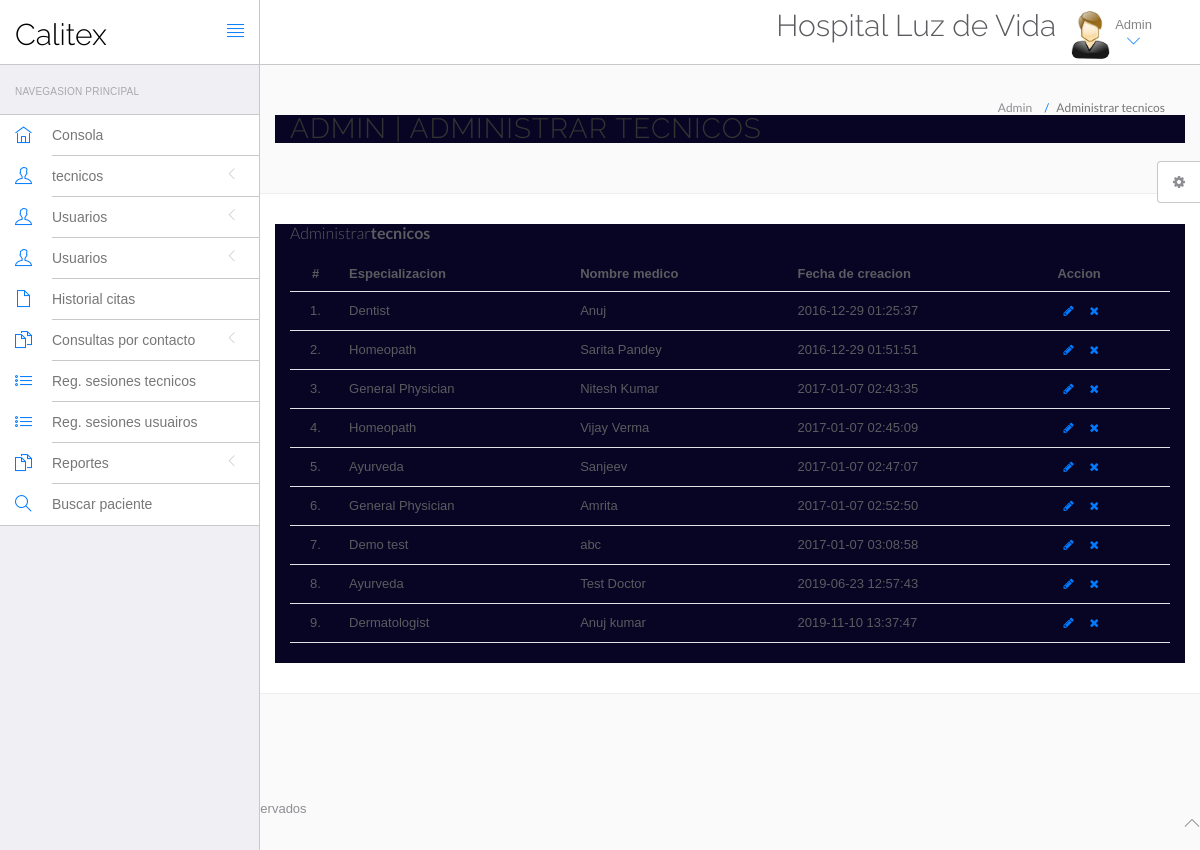
The page /hms/admin/manage-doctors.php (signed in) on the database its author committed.
### tables this page shows
CREATE TABLE `doctors` (
  `id` int(11) NOT NULL AUTO_INCREMENT,
  `specilization` varchar(255) DEFAULT NULL,
  `doctorName` varchar(255) DEFAULT NULL,
  `address` longtext DEFAULT NULL,
  `docFees` varchar(255) DEFAULT NULL,
  `contactno` bigint(11) DEFAULT NULL,
  `docEmail` varchar(255) DEFAULT NULL,
  `password` varchar(255) DEFAULT NULL,
  `creationDate` timestamp NULL DEFAULT current_timestamp(),
  `updationDate` timestamp NULL DEFAULT NULL ON UPDATE current_timestamp(),
  PRIMARY KEY (`id`)
);

### hms/admin/manage-doctors.php (the view, shortened to what this page needs)
<?php
include 'include/config.php';
?>
<!DOCTYPE html>
<html lang="en">
	<head>
		<link rel="stylesheet" href="vendor/bootstrap/css/bootstrap.min.css">
		<link rel="stylesheet" href="vendor/fontawesome/css/font-awesome.min.css">
		<link rel="stylesheet" href="vendor/themify-icons/themify-icons.min.css">
		<link href="vendor/animate.css/animate.min.css" rel="stylesheet" media="screen">
		<link href="vendor/perfect-scrollbar/perfect-scrollbar.min.css" rel="stylesheet" media="screen">
		<link href="vendor/switchery/switchery.min.css" rel="stylesheet" media="screen">
		<link href="vendor/bootstrap-touchspin/jquery.bootstrap-touchspin.min.css" rel="stylesheet" media="screen">
		<link href="vendor/select2/select2.min.css" rel="stylesheet" media="screen">
		<link href="vendor/bootstrap-datepicker/bootstrap-datepicker3.standalone.min.css" rel="stylesheet" media="screen">
		<link href="vendor/bootstrap-timepicker/bootstrap-timepicker.min.css" rel="stylesheet" media="screen">
		<link rel="stylesheet" href="assets/css/styles.css">
		<link rel="stylesheet" href="assets/css/plugins.css">
		<link rel="stylesheet" href="assets/css/themes/theme-1.css" id="skin_color" />
	</head>
	<body>
		<div id="app">
<?php include 'include/sidebar.php';?>
			<div class="app-content">
						<?php include 'include/header.php';?>
				<div class="main-content" >
					<div class="wrap-content container" id="container">
						<section id="page-title">
							<div class="row">
								<div class="col-sm-8">
									<h1 class="mainTitle">Admin | Administrar tecnicos</h1>
																	</div>
								<ol class="breadcrumb">
									<li>
										<span>Admin</span>
									</li>
									<li class="active">
										<span>Administrar tecnicos</span>
									</li>
								</ol>
							</div>
						</section>
						<div class="container-fluid container-fullw bg-white">
									<div class="row">
								<div class="col-md-12">
									<h5 class="over-title margin-bottom-15">Administrar<span class="text-bold">tecnicos</span></h5>
									<table class="table table-hover" id="sample-table-1">
										<thead>
											<tr>
												<th class="center">#</th>
												<th>Especializacion</th>
												<th class="hidden-xs">Nombre medico</th>
												<th>Fecha de creacion</th>
												<th>Accion</th>
											</tr>
										</thead>
										<tbody>
<?php
$sql = mysqli_query($con, "select * from doctors");
$cnt = 1;
while ($row = mysqli_fetch_array($sql)) {
    ?>
											<tr>
												<td class="center"><?php echo $cnt; ?>.</td>
												<td class="hidden-xs"><?php echo $row['specilization']; ?></td>
												<td><?php echo $row['doctorName']; ?></td>
												<td><?php echo $row['creationDate']; ?>
												</td>
												<td >
												<div class="visible-md visible-lg hidden-sm hidden-xs">
							<a href="edit-doctor.php?id=<?php echo $row['id']; ?>" class="btn btn-transparent btn-xs" tooltip-placement="top" tooltip="Edit"><i class="fa fa-pencil"></i></a>
	<a href="manage-doctors.php?id=<?php echo $row['id'] ?>&del=delete" onClick="return confirm('Are you sure you want to delete?')"class="btn btn-transparent btn-xs tooltips" tooltip-placement="top" tooltip="Remove"><i class="fa fa-times fa fa-white"></i></a>
												</div>
												</td>
											</tr>
											<?php
$cnt = $cnt + 1;
}?>
										</tbody>
									</table>
								</div>
							</div>
								</div>
							</div>
						</div>
					</div>
				</div>
	<?php include 'include/footer.php';?>
	<?php include 'include/setting.php';?>
	</body>
</html>

### hms/admin/assets/css/themes/theme-1.css (style rules this page uses)
body { background: #FAFAFA; }

### rows shown on the page
doctors: specilization "Dentist", doctorName "Anuj", creationDate "2016-12-29 01:25:37"
doctors: specilization "Homeopath", doctorName "Sarita Pandey", creationDate "2016-12-29 01:51:51"
doctors: specilization "General Physician", doctorName "Nitesh Kumar", creationDate "2017-01-07 02:43:35"
doctors: specilization "Homeopath", doctorName "Vijay Verma", creationDate "2017-01-07 02:45:09"
doctors: specilization "Ayurveda", doctorName "Sanjeev", creationDate "2017-01-07 02:47:07"
doctors: specilization "General Physician", doctorName "Amrita", creationDate "2017-01-07 02:52:50"
doctors: specilization "Demo test", doctorName "abc", creationDate "2017-01-07 03:08:58"
doctors: specilization "Ayurveda", doctorName "Test Doctor", creationDate "2019-06-23 12:57:43"
doctors: specilization "Dermatologist", doctorName "Anuj kumar", creationDate "2019-11-10 13:37:47"
